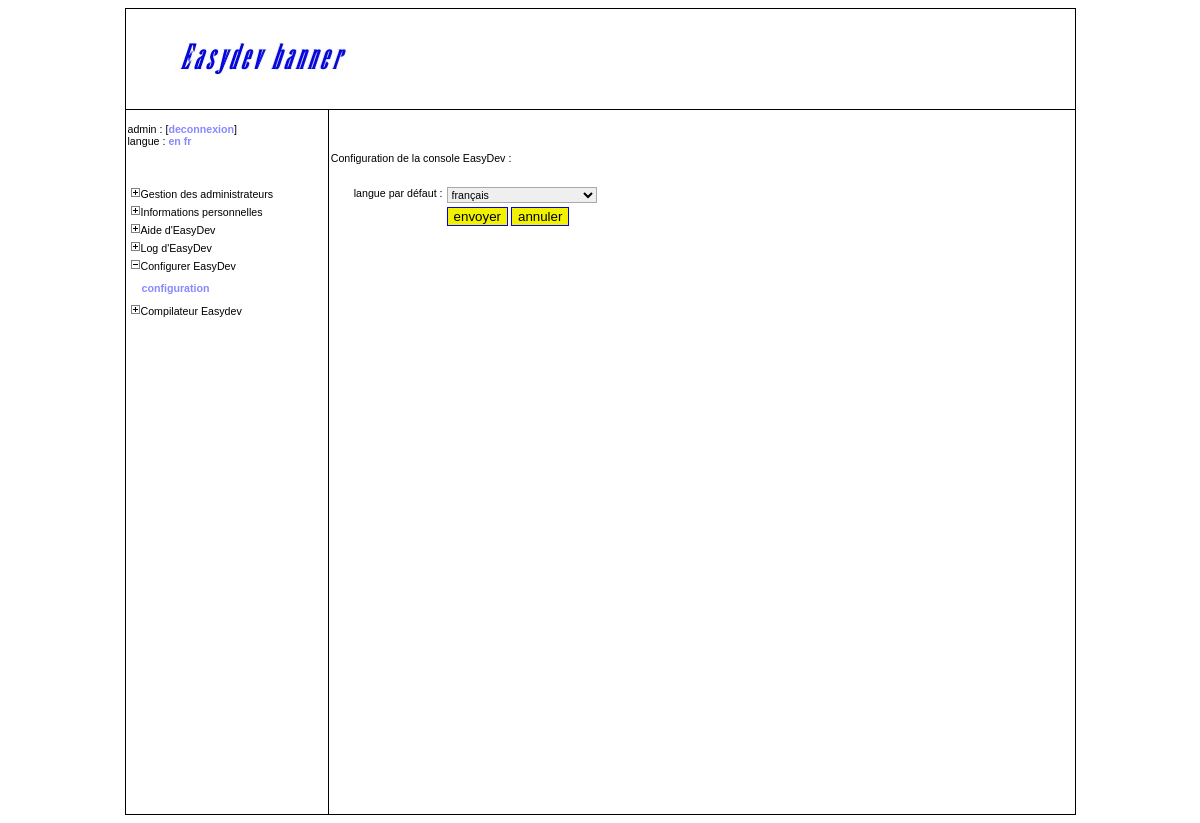
The page /easydev/config.php?menuid=5 (signed in) on the database its author committed.
### tables this page shows
CREATE TABLE `translation_strings` (
  `keyword` varchar(64) NOT NULL,
  `fr` text,
  `en` text,
  PRIMARY KEY  (`keyword`)
);

CREATE TABLE `translation_languages` (
  `id` int(10) unsigned NOT NULL auto_increment,
  `language` varchar(50) NOT NULL,
  `tag` varchar(2) NOT NULL,
  PRIMARY KEY  (`id`),
  UNIQUE KEY `tag` (`tag`)
);

CREATE TABLE `adminmain` (
  `id` int(10) unsigned NOT NULL auto_increment,
  `text` varchar(255) NOT NULL default '',
  PRIMARY KEY  (`id`),
  UNIQUE KEY `text` (`text`)
);

CREATE TABLE `adminsub` (
  `id` int(10) unsigned NOT NULL auto_increment,
  `id_mainmenu` int(10) unsigned NOT NULL,
  `text` varchar(255) NOT NULL,
  `url` varchar(255) NOT NULL,
  PRIMARY KEY  (`id`),
  KEY `id_mainmenu` (`id_mainmenu`)
);

CREATE TABLE `configuration` (
  `id` varchar(25) NOT NULL,
  `value` varchar(255) NOT NULL,
  PRIMARY KEY  (`id`)
);

### easydev/includes.php (called while the page is built, shortened)
<?php
require_once('includes/translator.class.php');
$translator = new translator();
$session_permissions = array();
if(isset($_SESSION[SESSION_LOGIN])){
  $query = 'SELECT id FROM '.ADMINMAIN;
  $result = mysql_query($query) or die('Error while selecting main section list <br />'.$query);
  while($line = mysql_fetch_array($result)){
	$session_permissions[$line['id']] = 0;
  }
  $query = 'SELECT id_mainsection FROM '.PERMISSION_ADMINS.' WHERE id_admin="'.$_SESSION[SESSION_LOGIN].'"';
  $result = mysql_query($query) or die('Error while selecting admin permissions. <br />'.$query);
  while($line = mysql_fetch_array($result)){
	$session_permissions[$line['id_mainsection']] = 1;
  }
}
else{
  header('Location: index.php');
  exit;
}
?>

### easydev/includes/translator.class.php (called while the page is built, shortened)
<?php
class translator{
  var $languageTag;
  public function __construct(){
    $this->languageTag = '';
    if(isset($_SESSION[SESSION_LANGUAGE])){
      $this->languageTag = $_SESSION[SESSION_LANGUAGE];
    }
  }
  public function translate($param){
    $query = 'SELECT '.$this->languageTag.' FROM '.TRANSLATION_STRINGS.' WHERE keyword="'.$param.'"';
    $result = mysql_query($query) or die('Translator fetch error.<br />'.$query);
    if($line = mysql_fetch_array($result)){
      return $line[$this->languageTag];
    }
    else{
      return $param;
    }
  }
}
?>

### easydev/config.php (the view, shortened to what this page needs)
<?php
require_once('includes.php');
$adminMainMenu = CONFIG_MENU_ID;
if(! $session_permissions[$adminMainMenu]){
  header('Location: main.php');
  exit;
}
else{
  if($_SERVER['REQUEST_METHOD'] == 'POST'){
	if(isset($_POST['cancel'])){
	  header('Location: main.php?'.CURRENTMENU.'='.$_GET[CURRENTMENU]);
	  exit;
	}
	$errors = array();
	if(count($errors) != 0){
	  $_SESSION[SESSION_ERRORS] = $errors;
	  $_SESSION[SESSION_POSTED] = $_POST;
	  header('Location: addadmin.php?'.CURRENTMENU.'='.$_GET[CURRENTMENU]);
	  exit;
	}
	else{
	  $query = 'UPDATE '.CONFIGURATION.' SET value="'.$_POST['default_language'].'" WHERE id="default_language"';
	  mysql_query($query) or die('Error while updating default language.<br />'.$query);
	  header('Location: '.$_SERVER['PHP_SELF'].'?'.CURRENTMENU.'='.$_GET[CURRENTMENU].'&action=confirmConfigModif');
	  exit;
	}
  }
  else{
	include 'adminheader.php';
	echo '<p class="largemargintop">'.htmlentities($translator->translate('console_config_modify_info')).'</p>'."\n"
	  .'<form action="config.php?'.CURRENTMENU.'='.$_GET[CURRENTMENU].'" method="post">'."\n"
	  .'<table class="form">'."\n"
	  .'  <tr>'."\n"
	  .'    <td>'.htmlentities($translator->translate('default_language')).' : </td>'."\n"
	  .'    <td><select class="selectinput" name="default_language">'."\n";
	$query = 'SELECT value FROM '.CONFIGURATION.' WHERE id="default_language"';
	$result = mysql_query($query) or die('Error while selecting default language configuration.<br />'.$query);
	$row = mysql_fetch_array($result);
	$query = 'SELECT language, tag FROM '.TRANSLATION_LANGUAGES;
	$result = mysql_query($query) or die('Error while selecting language list.<br />'.$query);
	while($line = mysql_fetch_array($result)){
	  echo '      <option value="'.$line['tag'].'"'.($line['tag'] == $row['value'] ? ' selected="selected"' : '').'>'.$line['language'].'</option>'."\n";
	}
	  echo '        </td>'."\n"
	  .'  </tr>'."\n"
	  .'  <tr>'."\n"
	  .'    <td>&nbsp;</td>'."\n"
	  .'    <td><input class="bouton" type="submit" name="add" value="'.htmlentities($translator->translate('submit')).'" />'."\n"
	  .'        <input class="bouton" type="submit" name="cancel" value="'.htmlentities($translator->translate('cancel')).'" /></td>'."\n"
	  .'  </tr>'."\n"
	  .'</table>'."\n"
	  .'</form>'."\n";
	include 'adminfooter.php';
  }
}
?>

### easydev/adminheader.php (shortened to what this page needs)
<!DOCTYPE html PUBLIC "-//W3C//DTD XHTML 1.0 Strict//EN" "http://www.w3.org/TR/xhtml1/DTD/xhtml1-strict.dtd">
<html xmlns="http://www.w3.org/1999/xhtml">
<head>
<link rel=stylesheet href="calendar.css" type="text/css">
</head>
<body>
<table class="console">
  <tr>
    <td class="banniere" colspan="2"></td>
  </tr>
  <tr>
    <td class="menu">
<?php
echo '      <p>'.$_SESSION[SESSION_NAME].' : [<a class="default" href="logout.php">'.htmlentities($translator->translate('log_out')).'</a>]'
.'<br />'.htmlentities($translator->translate('language')).' : ';
$query = 'SELECT tag FROM '.TRANSLATION_LANGUAGES;
$result = mysql_query($query) or die('Error while selecting tags from translation tables.<br />'.$query);
while($line = mysql_fetch_array($result)){
  echo '<a class="default" href="'.$_SERVER['PHP_SELF'].'?'.(isset($_GET[CURRENTMENU]) ? CURRENTMENU.'='.$_GET[CURRENTMENU].'&amp;' : '').SESSION_LANGUAGE.'='.$line['tag'].'">'.$line['tag'].'</a> ';
}
echo '</p>'."\n";
echo '      <ul class="adminmenu">'."\n";
$query = 'SELECT id, text FROM '.ADMINMAIN.' ORDER BY id ASC';
$result = mysql_query($query) or die('Error while selecting main sections.<br />'.$query);
while($line = mysql_fetch_array($result)) {
  if($session_permissions[$line['id']] == 0) {
    echo '        <li class="menumain"><img class="adminmenu" src="cadena.jpg" alt="locked" />'.$translator->translate($line['text']).'</li>'."\n";
  }
  else{
	if(isset($_GET[CURRENTMENU]) && $_GET[CURRENTMENU] == $line['id']) {
	  echo '        <li class="menumain"><a href="main.php"><img class="adminmenu" src="moins.jpg" alt="fermer" /></a>'.$translator->translate($line['text']).'</li>'."\n";
	  $query2 = 'SELECT text, url FROM '.ADMINSUB.' WHERE id_mainmenu="'.$line['id'].'"';
	  $result2 = mysql_query($query2) or die('Error while selecting sub sections.<br />'.$query);
	  echo '        <li class="menumain">'."\n";
	  echo '          <ul class="adminsubmenu">'."\n";
	  while($line2 = mysql_fetch_array($result2)){
		echo '            <li class="menusub"><a class="default" href="'.$line2['url'].'.php?'.CURRENTMENU.'='.$line['id'].'">'.$translator->translate($line2['text']).'</a></li>'."\n";
	  }
      echo '          </ul>'."\n";
      echo '        </li>'."\n";
    }
	else{
	  echo '        <li class="menumain"><a href="main.php?'.CURRENTMENU.'='.$line['id'].'"><img class="adminmenu" src="plus.jpg" alt="ouvrir" /></a>'.$translator->translate($line['text']).'</li>'."\n";
	}
  }
}
echo '      </ul>'."\n";
echo '    </td>'."\n";
echo '    <td class="content">'."\n";
?>

### easydev/adminstyle.css (style rules this page uses)
body { text-align: center; font-size: 8pt; font-family: Verdana, Arial, Helvetica; }
a.default:link, a.default:visited { font-weight: bold; color: #8888FF; text-decoration: none; }
.bouton { background-color: #F1F100; border: 1px solid #0000FF; }
td.banniere { width : 950px; height : 100px; padding : 0px; border : 1px solid #000000; background : url("banniere.jpg") no-repeat; }
table.console { margin: auto; width: 951px; padding: 0px; border-right : 1px solid #000000; border-collapse : collapse; }
td.menu { vertical-align: top; width: 200px; height: 700px; border-left : 1px solid #000000; border-bottom : 1px solid #000000; margin : 0px; padding : 2px; border-collapse : collapse; text-align : left; }
td.content { vertical-align: top; width : 750px; border-bottom : 1px solid #000000; border-left : 1px solid #000000; margin : 0px; padding : 2px; border-collapse : collapse; text-align: left; }
ul.adminmenu { list-style-type : none; margin : 0px; margin-top : 30px; text-indent : 0px; padding : 5px 0px 5px 2px; }
ul.adminsubmenu { list-style-type : none; margin : 0px; text-indent : 0px; padding : 5px 0px 5px 12px; }
li.menumain { padding : 0px; margin : 5px 0px 5px 0px; }
img { border: 0px; }
p.largemargintop { margin-top: 40px; }
table.form { margin-top: 20px; margin-left: 20px; }
table.form tr { vertical-align: top; }
.selectinput { font-size: 8pt; border: 1px solid #AAAAAA; width: 150px; }

### rows shown on the page
translation_strings: fr "deconnexion"
translation_strings: fr "langue"
translation_languages: tag "en"
translation_languages: tag "fr"
adminmain: text.fr "Gestion des administrateurs"
adminmain: text.fr "Informations personnelles"
adminmain: text.fr "Aide d'EasyDev"
adminmain: text.fr "Log d'EasyDev"
adminmain: text.fr "Configurer EasyDev"
adminsub: text.fr "configuration"
adminmain: text.fr "Compilateur Easydev"
translation_strings: fr "Configuration de la console EasyDev :"
translation_strings: fr "langue par défaut"
configuration: default_language "français"
translation_strings: add "envoyer"
translation_strings: cancel "annuler"

### other values the page prints
$_SESSION[SESSION_NAME] "admin"
